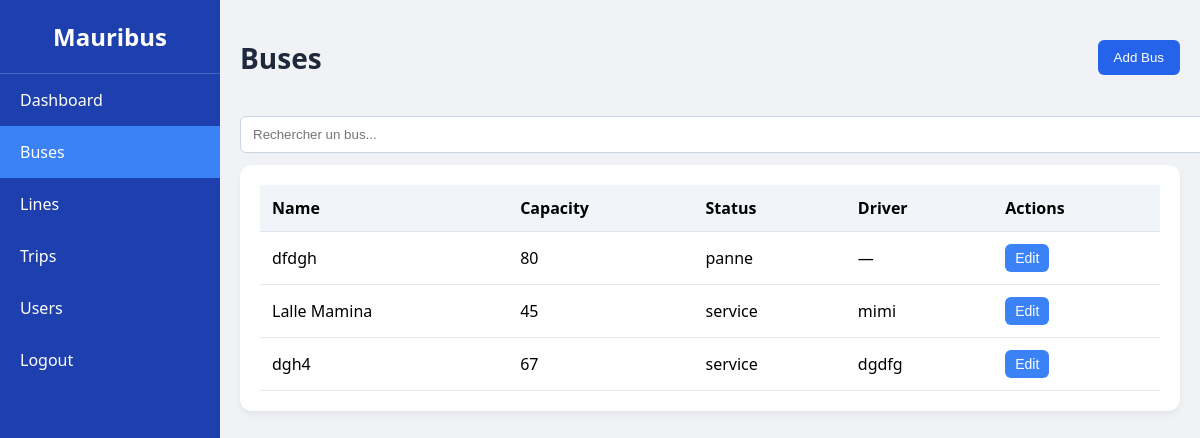
/buses/ (signed in), run on the app's committed database.
### mauribus_app/models.py (models this page shows, shortened)
class Bus(models.Model):
    STATUS_CHOICES = [
        ('service', 'En Service'),
        ('panne', 'En Panne'),
        ('maintenance', 'Maintenance'),
        ('garage', 'Au Garage'),
    ]
    name = models.CharField(max_length=100)
    capacity = models.IntegerField()
    driver = models.ForeignKey('Driver', on_delete=models.SET_NULL, null=True, blank=True, related_name='buses')
    status = models.CharField(max_length=20, choices=STATUS_CHOICES, default='service')
    lat = models.FloatField(default=14.7)
    lng = models.FloatField(default=-17.44)

class Driver(models.Model):
    user = models.OneToOneField(User, on_delete=models.CASCADE)
    name = models.CharField(max_length=100)
    phone = models.CharField(max_length=20, blank=True, null=True)
    photo = models.ImageField(upload_to='driver_photos/', null=True, blank=True)

### mauribus_app/views.py (the view, shortened to what this page needs)
# urls.py: path("buses/", views.bus_list, name="bus_list"),
@never_cache
@login_required(login_url='mauribus_app:login')
def bus_list(request):
    return render(request, "admin/bus.html", {
        "buses": Bus.objects.all()
    })

### templates/admin/bus.html (shortened to what this page needs)
<!DOCTYPE html>
<html lang="fr">
<head>
</head>
<body>
<div class="admin-container">
    <div class="sidebar">
        <div class="sidebar-header">Mauribus</div>
        <ul class="sidebar-menu">
            <li><a href="{% url 'mauribus_app:dashboard' %}">Dashboard</a></li>
            <li class="active"><a href="{% url 'mauribus_app:bus_list' %}">Buses</a></li>
            <li><a href="{% url 'mauribus_app:line_list' %}">Lines</a></li>
            <li><a href="{% url 'mauribus_app:trip_list' %}">Trips</a></li>
            <li><a href="{% url 'mauribus_app:user_list' %}">Users</a></li>
            <li><a href="{% url 'mauribus_app:logout' %}">Logout</a></li>
        </ul>
    </div>
    <div class="main-content">
        <div class="top-bar">
            <h1>Buses</h1>
            <button class="add-btn" id="addBusBtn">Add Bus</button>
        </div>
        <input type="text" id="searchInput" placeholder="Rechercher un bus...">
        <div class="table-container">
            <table class="bus-table">
                <thead>
                    <tr>
                        <th>Name</th>
                        <th>Capacity</th>
                        <th>Status</th>
                        <th>Driver</th>
                        <th>Actions</th>
                    </tr>
                </thead>
                <tbody id="busTableBody">
                    {% for bus in buses %}
                    <tr>
                        <td>{{ bus.name }}</td>
                        <td>{{ bus.capacity }}</td>
                        <td>{{ bus.status }}</td>
                        <td>{{ bus.driver.name|default:"—" }}</td>
                        <td>
                           <button class="edit-btn"
    onclick="editBus('{{ bus.id }}','{{ bus.name }}','{{ bus.capacity }}','{{ bus.status }}')">
    Edit
</button>
                        </td>
                    </tr>
                    {% empty %}
                    <tr>
                        <td colspan="5">Aucun bus enregistré.</td>
                    </tr>
                    {% endfor %}
                </tbody>
            </table>
        </div>
    </div>
</div>
</body>
</html>

### templates/admin/bus.html (style rules this page uses)
body { margin:0; font-family:'Segoe UI', sans-serif; background:#f0f2f5; }
.admin-container { display:flex; min-height:100vh; }
.sidebar { width:220px; background:#1e40af; color:white; display:flex; flex-direction:column; }
.sidebar-header { padding:20px; font-size:1.5em; font-weight:bold; text-align:center; border-bottom:1px solid rgba(255,255,255,0.2); }
.sidebar-menu { list-style:none; padding:0; margin:0; flex:1; }
.sidebar-menu li a { display:block; padding:15px 20px; color:white; text-decoration:none; transition:0.2s; }
.sidebar-menu li a:hover, .sidebar-menu li.active a { background:#3b82f6; }
.main-content { flex:1; padding:20px; }
.top-bar { display:flex; justify-content:space-between; align-items:center; margin-bottom:20px; }
.top-bar h1 { font-size:1.75rem; color:#1e293b; }
.add-btn { padding:10px 16px; background:#2563eb; color:white; border:none; border-radius:6px; cursor:pointer; font-weight:500; }
.table-container { background:white; padding:20px; border-radius:12px; box-shadow:0 4px 6px rgba(0,0,0,0.05); }
#searchInput { width:100%; padding:10px 12px; margin-bottom:12px; border:1px solid #cbd5e1; border-radius:6px; }
.bus-table { width:100%; border-collapse:collapse; }
.bus-table th, .bus-table td { padding:12px; border-bottom:1px solid #e2e8f0; text-align:left; }
.bus-table th { background:#f1f5f9; }
.edit-btn, .delete-btn { padding:6px 10px; border-radius:6px; border:none; cursor:pointer; font-size:0.875rem; font-weight:500; margin-right:6px; }
.edit-btn { background:#3b82f6; color:white; }

### data on the page
Bus: name "dfdgh", capacity "80", status "panne", driver.name "—"
Bus: name "Lalle Mamina", capacity "45", status "service", driver.name "mimi"
Bus: name "dgh4", capacity "67", status "service", driver.name "dgdfg"
